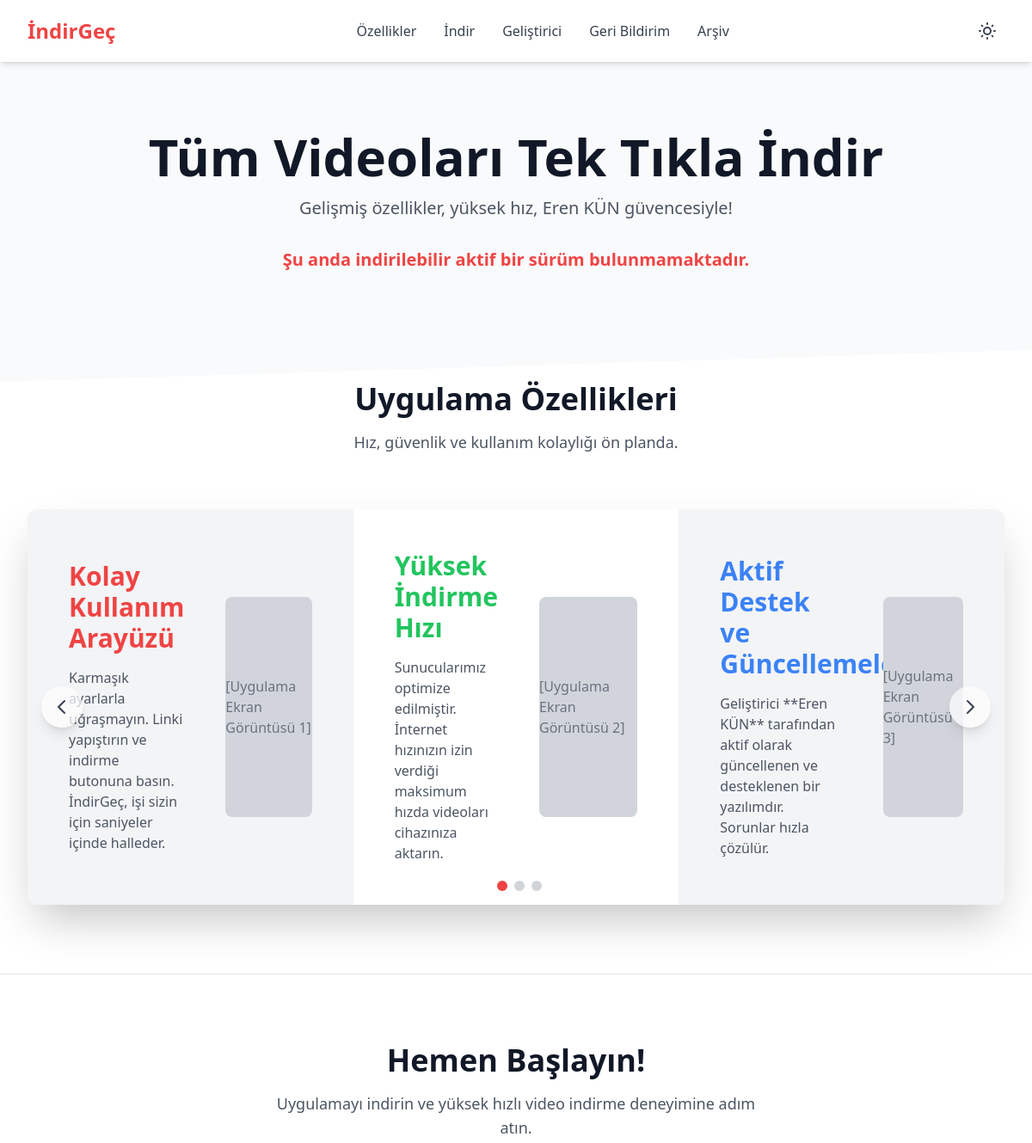
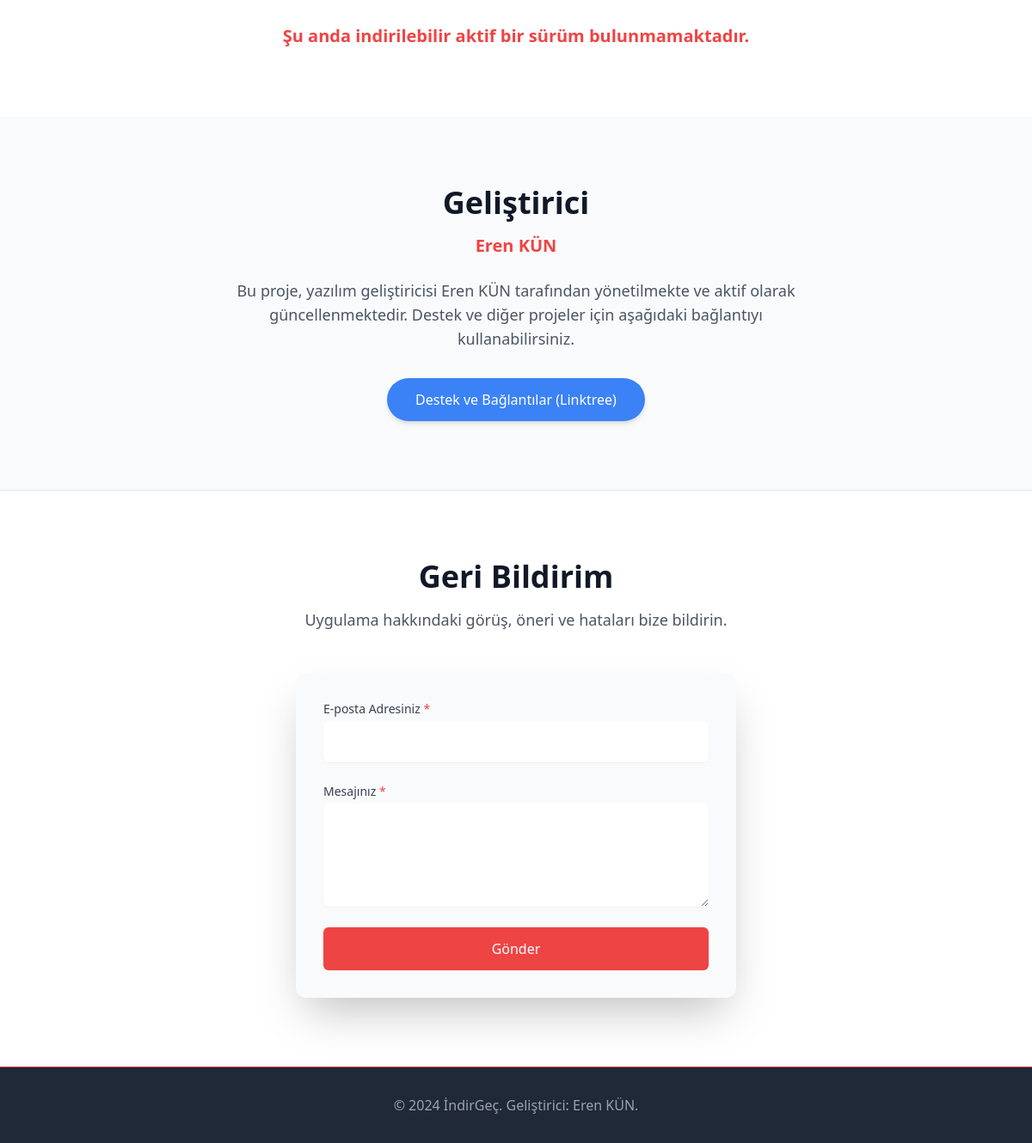
The page / on the database its author committed (2 pictures, top to bottom).
### app.py (models this page shows)
class SiteContent(db.Model):
    id = db.Column(db.Integer, primary_key=True)
    key_name = db.Column(db.String(100), unique=True, nullable=False) # örn: 'hero_title'
    content = db.Column(db.Text, nullable=False)

### app.py (the view)
@app.route('/')
def index():
    latest_version = Version.query.filter_by(is_active=True).order_by(Version.release_date.desc()).first()
    all_versions = Version.query.order_by(Version.release_date.desc()).all()
    return render_template('index.html', latest_version=latest_version, all_versions=all_versions)

### app.py (called while the page is built)
@app.context_processor
def inject_global_data():
    content_map = {c.key_name: c.content for c in SiteContent.query.all()}
    status = ServiceStatus.query.first()
    return {
        'site_content': content_map,
        'service_status': status
    }

### templates/index.html (shortened to what this page needs)
<!DOCTYPE html>
<html lang="tr" class="scroll-smooth">
<head>
    <script src="https://cdn.tailwindcss.com"></script>
</head>
<body class="bg-white dark:bg-gray-900 text-gray-900 dark:text-gray-100 transition-colors duration-300">
    <header id="top" class="sticky top-0 z-50 bg-white dark:bg-gray-900 shadow-md">
        <nav class="max-w-7xl mx-auto px-4 sm:px-6 lg:px-8 py-4 flex justify-between items-center">
            <a href="#top" class="text-2xl font-bold accent-text transition-colors duration-300 hover:text-red-600" onclick="window.scrollTo({ top: 0, behavior: 'smooth' });">
                İndirGeç
            </a>
            <div class="hidden md:flex space-x-8">
                <a href="#features" class="header-link text-gray-700 dark:text-gray-300 hover:accent-text transition-colors duration-200">Özellikler</a>
                <a href="#download" class="header-link text-gray-700 dark:text-gray-300 hover:accent-text transition-colors duration-200">İndir</a>
                <a href="#contact" class="header-link text-gray-700 dark:text-gray-300 hover:accent-text transition-colors duration-200">Geliştirici</a>
                <a href="#feedback" class="header-link text-gray-700 dark:text-gray-300 hover:accent-text transition-colors duration-200">Geri Bildirim</a>
                <a href="{{ url_for('version_archive') }}" class="header-link text-gray-700 dark:text-gray-300 hover:accent-text transition-colors duration-200">Arşiv</a>
            </div>
            <div class="flex items-center space-x-4">
                <button onclick="toggleTheme()" class="p-2 rounded-full hover:bg-gray-100 dark:hover:bg-gray-800 transition-colors duration-200" aria-label="Temayı Değiştir">
                </button>
                </div>
        </nav>
    </header>
    <main>
        <section id="hero" class="pt-20 pb-32 bg-gray-50 dark:bg-gray-800 slider-clip">
            <div class="max-w-7xl mx-auto px-4 sm:px-6 lg:px-8 text-center">
                <h1 class="text-5xl md:text-6xl font-extrabold text-gray-900 dark:text-white leading-tight mb-4">
                    {{ site_content['hero_title'] }}
                </h1>
                <p class="text-xl text-gray-600 dark:text-gray-300 mb-8 max-w-2xl mx-auto">
                    {{ site_content['hero_subtitle'] }}
                </p>
                {% if latest_version %}
                <a href="{{ url_for('download_file') }}"
                   class="inline-flex items-center justify-center px-8 py-3 border border-transparent text-base font-medium rounded-full shadow-lg text-white accent-color hover:bg-red-600 md:py-4 md:text-lg md:px-10 transition-transform transform hover:scale-105">
                    Hemen İndir (v{{ latest_version.version_number }})
                </a>
                <p class="mt-4 text-sm text-gray-500 dark:text-gray-400">
                    Son Güncelleme: {{ latest_version.release_date | ist_time }}
                </p>
                {% else %}
                <p class="mt-4 text-xl text-red-500 font-semibold">
                    Şu anda indirilebilir aktif bir sürüm bulunmamaktadır.
                </p>
                {% endif %}
            </div>
        </section>
        <section id="features" class="py-20 bg-white dark:bg-gray-900 -mt-20">
            <div class="max-w-7xl mx-auto px-4 sm:px-6 lg:px-8">
                <div class="text-center mb-16">
                    <h2 class="text-4xl font-extrabold text-gray-900 dark:text-white">Uygulama Özellikleri</h2>
                    <p class="mt-4 text-lg text-gray-600 dark:text-gray-400">Hız, güvenlik ve kullanım kolaylığı ön planda.</p>
                </div>
                <div x-data="{ activeSlide: 0, slides: 3 }" class="relative overflow-hidden rounded-xl shadow-2xl">
                    <div class="flex transition-transform duration-500 ease-in-out"
                         :style="`transform: translateX(-${activeSlide * 100 / slides}%)`"
                         style="width: 300%;">
                        <div class="w-1/3 p-12 bg-gray-100 dark:bg-gray-800 flex flex-col md:flex-row items-center justify-center space-y-8 md:space-y-0 md:space-x-12 flex-shrink-0">
                            <div class="md:w-1/2">
                                <h3 class="text-3xl font-bold accent-text mb-4">Kolay Kullanım Arayüzü</h3>
                                <p class="text-gray-600 dark:text-gray-400">Karmaşık ayarlarla uğraşmayın. Linki yapıştırın ve indirme butonuna basın. İndirGeç, işi sizin için saniyeler içinde halleder.</p>
                            </div>
                            <div class="md:w-1/2">
                                <div class="bg-gray-300 w-full h-64 rounded-lg flex items-center justify-center text-gray-500">
                                    [Uygulama Ekran Görüntüsü 1]
                                </div>
                            </div>
                        </div>
                        <div class="w-1/3 p-12 bg-white dark:bg-gray-900 flex flex-col md:flex-row items-center justify-center space-y-8 md:space-y-0 md:space-x-12 flex-shrink-0">
                            <div class="md:w-1/2">
                                <h3 class="text-3xl font-bold text-green-500 mb-4">Yüksek İndirme Hızı</h3>
                                <p class="text-gray-600 dark:text-gray-400">Sunucularımız optimize edilmiştir. İnternet hızınızın izin verdiği maksimum hızda videoları cihazınıza aktarın.</p>
                            </div>
                            <div class="md:w-1/2">
                                <div class="bg-gray-300 w-full h-64 rounded-lg flex items-center justify-center text-gray-500">
                                    [Uygulama Ekran Görüntüsü 2]
                                </div>
                            </div>
                        </div>
                        <div class="w-1/3 p-12 bg-gray-100 dark:bg-gray-800 flex flex-col md:flex-row items-center justify-center space-y-8 md:space-y-0 md:space-x-12 flex-shrink-0">
                            <div class="md:w-1/2">
                                <h3 class="text-3xl font-bold text-blue-500 mb-4">Aktif Destek ve Güncellemeler</h3>
                                <p class="text-gray-600 dark:text-gray-400">Geliştirici **Eren KÜN** tarafından aktif olarak güncellenen ve desteklenen bir yazılımdır. Sorunlar hızla çözülür.</p>
                            </div>
                            <div class="md:w-1/2">
                                <div class="bg-gray-300 w-full h-64 rounded-lg flex items-center justify-center text-gray-500">
                                    [Uygulama Ekran Görüntüsü 3]
                                </div>
                            </div>
                        </div>
                    </div>
                    <button @click="activeSlide = (activeSlide - 1 + slides) % slides" class="absolute left-4 top-1/2 transform -translate-y-1/2 bg-white/70 dark:bg-gray-900/70 p-3 rounded-full shadow-lg hover:bg-white dark:hover:bg-gray-700 transition-all">
                        <svg class="h-6 w-6 text-gray-700 dark:text-gray-300" fill="none" viewBox="0 0 24 24" stroke="currentColor"><path stroke-linecap="round" stroke-linejoin="round" stroke-width="2" d="M15 19l-7-7 7-7" /></svg>
                    </button>
                    <button @click="activeSlide = (activeSlide + 1) % slides" class="absolute right-4 top-1/2 transform -translate-y-1/2 bg-white/70 dark:bg-gray-900/70 p-3 rounded-full shadow-lg hover:bg-white dark:hover:bg-gray-700 transition-all">
                        <svg class="h-6 w-6 text-gray-700 dark:text-gray-300" fill="none" viewBox="0 0 24 24" stroke="currentColor"><path stroke-linecap="round" stroke-linejoin="round" stroke-width="2" d="M9 5l7 7-7 7" /></svg>
                    </button>
                    <div class="absolute bottom-4 left-0 right-0 flex justify-center space-x-2">
                        <template x-for="(slide, index) in slides" :key="index">
                            <button @click="activeSlide = index" :class="{'accent-color': activeSlide === index, 'bg-gray-300 dark:bg-gray-700': activeSlide !== index}" class="w-3 h-3 rounded-full transition-colors duration-300"></button>
                        </template>
                    </div>
                </div>
            </div>
        </section>
        <section id="download" class="py-20 bg-white dark:bg-gray-900 border-t border-gray-200 dark:border-gray-700">
            <div class="max-w-7xl mx-auto px-4 sm:px-6 lg:px-8 text-center">
                <h2 class="text-4xl font-extrabold text-gray-900 dark:text-white mb-4">Hemen Başlayın!</h2>
                <p class="text-lg text-gray-600 dark:text-gray-400 mb-8 max-w-xl mx-auto">
                    Uygulamayı indirin ve yüksek hızlı video indirme deneyimine adım atın.
                </p>
                {% if latest_version %}
                <div class="flex flex-col sm:flex-row justify-center space-y-4 sm:space-y-0 sm:space-x-6">
                    <a href="{{ url_for('download_file') }}"
                       class="inline-flex items-center justify-center px-12 py-4 border border-transparent text-xl font-bold rounded-lg shadow-xl text-white accent-color hover:bg-red-600 transition-transform transform hover:scale-105">
                        v{{ latest_version.version_number }} İndir
                    </a>
                </div>
                <p class="mt-4 text-sm text-gray-500 dark:text-gray-400">
                    Toplam {{ total_downloads }} indirme yapıldı.
                </p>
                {% else %}
                <p class="mt-4 text-xl text-red-500 font-semibold">
                    Şu anda indirilebilir aktif bir sürüm bulunmamaktadır.
                </p>
                {% endif %}
            </div>
        </section>
        <section id="contact" class="py-20 bg-gray-50 dark:bg-gray-800">
            <div class="max-w-7xl mx-auto px-4 sm:px-6 lg:px-8 text-center">
                <h2 class="text-4xl font-extrabold text-gray-900 dark:text-white mb-4">Geliştirici</h2>
                <p class="text-xl accent-text font-semibold mb-6">Eren KÜN</p>
                <p class="text-lg text-gray-600 dark:text-gray-400 mb-8 max-w-2xl mx-auto">
                    Bu proje, yazılım geliştiricisi Eren KÜN tarafından yönetilmekte ve aktif olarak güncellenmektedir. Destek ve diğer projeler için aşağıdaki bağlantıyı kullanabilirsiniz.
                </p>
                <a href="{{ site_content['support_link'] }}" target="_blank"
                   class="inline-flex items-center justify-center px-8 py-3 border border-transparent text-base font-medium rounded-full shadow-md text-white bg-blue-500 hover:bg-blue-600 transition-transform transform hover:scale-105">
                    Destek ve Bağlantılar (Linktree)
                </a>
            </div>
        </section>
        <section id="feedback" class="py-20 bg-white dark:bg-gray-900 border-t border-gray-200 dark:border-gray-700">
            <div class="max-w-7xl mx-auto px-4 sm:px-6 lg:px-8">
                <div class="text-center mb-12">
                    <h2 class="text-4xl font-extrabold text-gray-900 dark:text-white">Geri Bildirim</h2>
                    <p class="mt-4 text-lg text-gray-600 dark:text-gray-400">Uygulama hakkındaki görüş, öneri ve hataları bize bildirin.</p>
                </div>
                <div class="max-w-lg mx-auto bg-gray-50 dark:bg-gray-800 p-8 rounded-xl shadow-2xl">
                    <form method="POST" action="{{ url_for('submit_feedback') }}" class="space-y-6">
                        <div>
                            <label for="email" class="block text-sm font-medium text-gray-700 dark:text-gray-300">E-posta Adresiniz <span class="text-red-500">*</span></label>
                            <input type="email" id="email" name="email" required class="mt-1 block w-full border-gray-300 dark:border-gray-600 rounded-md shadow-sm p-3 bg-white dark:bg-gray-700 focus:ring-red-500 focus:border-red-500">
                        </div>
                        <div>
                            <label for="message" class="block text-sm font-medium text-gray-700 dark:text-gray-300">Mesajınız <span class="text-red-500">*</span></label>
                            <textarea id="message" name="message" rows="4" required class="mt-1 block w-full border-gray-300 dark:border-gray-600 rounded-md shadow-sm p-3 bg-white dark:bg-gray-700 focus:ring-red-500 focus:border-red-500"></textarea>
                        </div>
                        <div>
                            <button type="submit" class="w-full flex justify-center py-3 px-4 border border-transparent rounded-md shadow-sm text-base font-medium text-white accent-color hover:bg-red-600 transition-transform transform hover:scale-[1.01] focus:outline-none focus:ring-2 focus:ring-offset-2 focus:ring-red-500">
                                Gönder
                            </button>
                        </div>
                    </form>
                </div>
            </div>
        </section>
    </main>
    <footer class="bg-gray-800 dark:bg-gray-900 border-t border-red-500">
        <div class="max-w-7xl mx-auto py-8 px-4 sm:px-6 lg:px-8 text-center text-gray-400 dark:text-gray-500">
            <p>{{ site_content['footer_info'] }}</p>
        </div>
    </footer>
</body>
</html>

### templates/index.html (style rules this page uses)
html { scroll-behavior: smooth; }
.accent-color { background-color: #ef4444; }
.accent-text { color: #ef4444; }
:root { color-scheme: light; }
.slider-clip { clip-path: polygon(0 0, 100% 0, 100% 90%, 0 100%); }

### rows shown on the page
SiteContent: hero_title "Tüm Videoları Tek Tıkla İndir"
SiteContent: hero_subtitle "Gelişmiş özellikler, yüksek hız, Eren KÜN güvencesiyle!"
SiteContent: footer_info "© 2024 İndirGeç. Geliştirici: Eren KÜN."
